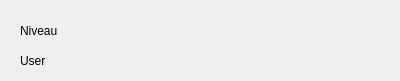
<?xml version="1.0" encoding="UTF-8"?>
<ui version="4.0">
 <class>MainWindow</class>
 <widget class="QMainWindow" name="MainWindow">
  <property name="geometry">
   <rect>
    <x>0</x>
    <y>0</y>
    <width>400</width>
    <height>81</height>
   </rect>
  </property>
  <property name="windowTitle">
   <string>MainWindow</string>
  </property>
  <widget class="QWidget" name="centralWidget">
   <widget class="QLabel" name="label">
    <property name="geometry">
     <rect>
      <x>20</x>
      <y>20</y>
      <width>151</width>
      <height>21</height>
     </rect>
    </property>
    <property name="text">
     <string>Niveau</string>
    </property>
   </widget>
   <widget class="QLabel" name="label_2">
    <property name="geometry">
     <rect>
      <x>20</x>
      <y>50</y>
      <width>151</width>
      <height>21</height>
     </rect>
    </property>
    <property name="text">
     <string>User</string>
    </property>
   </widget>
   <widget class="QLabel" name="niveau">
    <property name="geometry">
     <rect>
      <x>230</x>
      <y>20</y>
      <width>151</width>
      <height>21</height>
     </rect>
    </property>
    <property name="text">
     <string/>
    </property>
   </widget>
   <widget class="QLabel" name="nbuser">
    <property name="geometry">
     <rect>
      <x>230</x>
      <y>50</y>
      <width>151</width>
      <height>21</height>
     </rect>
    </property>
    <property name="text">
     <string/>
    </property>
   </widget>
  </widget>
 </widget>
 <layoutdefault spacing="6" margin="11"/>
 <resources/>
 <connections/>
</ui>
